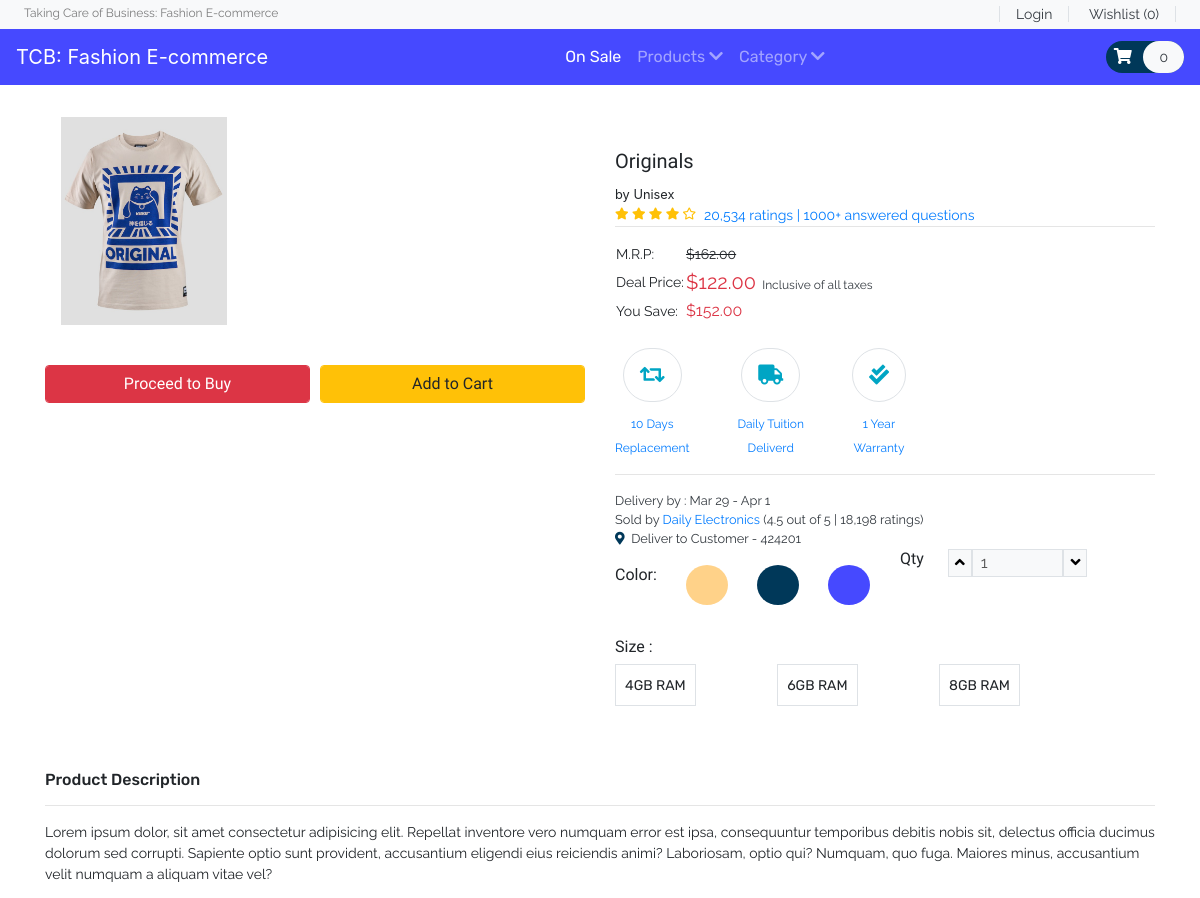
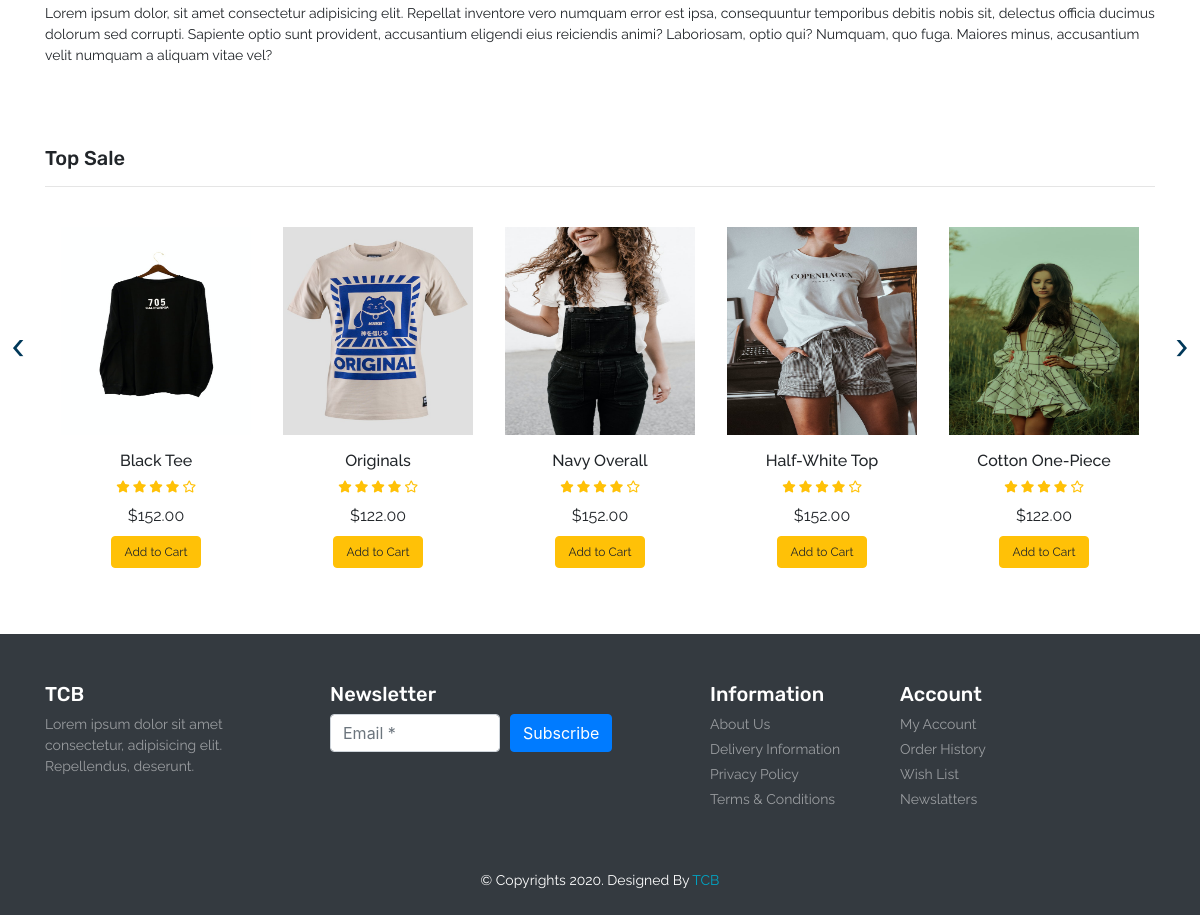
/product.php?item_id=3, run on the app's committed database (2 pictures, top to bottom).
### tables this page shows
CREATE TABLE `product` (
  `item_id` int(11) NOT NULL,
  `item_brand` varchar(200) NOT NULL,
  `item_name` varchar(255) NOT NULL,
  `item_price` double(10,2) NOT NULL,
  `item_image` varchar(255) NOT NULL,
  `item_register` datetime DEFAULT NULL
);

### database/DBController.php (called while the page is built, shortened)
<?php
class DBController
{
    protected $host = 'localhost';
    protected $user = 'root';
    protected $password = '';
    protected $database = "shopee";
    public function __construct()
    {
        $this->con = mysqli_connect($this->host, $this->user, $this->password, $this->database);
    }
}

### functions.php (called while the page is built, shortened)
<?php
require ('database/DBController.php');
require ('database/Product.php');
$db = new DBController();
$product = new Product($db);
$product_shuffle = $product->getData();
$Cart = new Cart($db );

### database/Product.php (called while the page is built, shortened)
<?php
class Product
{
    public $db = null;
    public function __construct(DBController $db)
    {
        $this->db = $db;
    }
    public function getData($table = 'product'){
        $result = $this->db->con->query("SELECT * FROM {$table}");
        $resultArray = array();
        while ($item = mysqli_fetch_array($result, MYSQLI_ASSOC)){
            $resultArray[] = $item;
        }
        return $resultArray;
    }
}

### product.php (called while the page is built)
<?php
include ('header.php');
?>
<?php
    include ('Template/_products.php');
    include ('Template/_top-sale.php');
?>
<?php
include ('footer.php');
?>

### Template/_top-sale.php (the view, shortened to what this page needs)
<?php
    shuffle($product_shuffle);
?>
<section id="top-sale">
    <div class="container py-5">
        <h4 class="font-rubik font-size-20">Top Sale</h4>
        <hr>
        <div class="owl-carousel owl-theme">
            <?php foreach ($product_shuffle as $item) { ?>
            <div class="item py-2">
                <div class="product font-rale">
                    <a href="<?php printf('%s?item_id=%s', 'product.php',  $item['item_id']); ?>"><img src="<?php echo $item['item_image'] ?? "./assets/products/1.png"; ?>" alt="product1" class="img-fluid"></a>
                    <div class="text-center">
                        <h6><?php echo  $item['item_name'] ?? "Unknown";  ?></h6>
                        <div class="rating text-warning font-size-12">
                            <span><i class="fas fa-star"></i></span>
                            <span><i class="fas fa-star"></i></span>
                            <span><i class="fas fa-star"></i></span>
                            <span><i class="fas fa-star"></i></span>
                            <span><i class="far fa-star"></i></span>
                        </div>
                        <div class="price py-2">
                            <span>$<?php echo $item['item_price'] ?? '0' ; ?></span>
                        </div>
                        <form method="post">
                            <?php
                            if (in_array($item['item_id'], $Cart->getCartId($product->getData('cart')) ?? [])){
                                echo '<button type="submit" disabled class="btn btn-success font-size-12">In the Cart</button>';
                            }else{
                                echo '<button type="submit" name="top_sale_submit" class="btn btn-warning font-size-12">Add to Cart</button>';
                            }
                            ?>
                        </form>
                    </div>
                </div>
            </div>
            <?php }  ?>
        </div>
    </div>
</section>

### Template/_products.php
<?php
    $item_id = $_GET['item_id'] ?? 1;
    foreach ($product->getData() as $item) :
        if ($item['item_id'] == $item_id) :
?>
<section id="product" class="py-3">
    <div class="container">
        <div class="row">
            <div class="col-sm-6">
                <img src="<?php echo $item['item_image'] ?? "./assets/products/1.png" ?>" alt="product" class="img-fluid">
                <div class="form-row pt-4 font-size-16 font-baloo">
                    <div class="col">
                        <button type="submit" class="btn btn-danger form-control">Proceed to Buy</button>
                    </div>
                    <div class="col">
                        <?php
                        if (in_array($item['item_id'], $Cart->getCartId($product->getData('cart')) ?? [])){
                            echo '<button type="submit" disabled class="btn btn-success font-size-16 form-control">In the Cart</button>';
                        }else{
                            echo '<button type="submit" name="top_sale_submit" class="btn btn-warning font-size-16 form-control">Add to Cart</button>';
                        }
                        ?>
                    </div>
                </div>
            </div>
            <div class="col-sm-6 py-5">
                <h5 class="font-baloo font-size-20"><?php echo $item['item_name'] ?? "Unknown"; ?></h5>
                <small>by <?php echo $item['item_brand'] ?? "Brand"; ?></small>
                <div class="d-flex">
                    <div class="rating text-warning font-size-12">
                        <span><i class="fas fa-star"></i></span>
                        <span><i class="fas fa-star"></i></span>
                        <span><i class="fas fa-star"></i></span>
                        <span><i class="fas fa-star"></i></span>
                        <span><i class="far fa-star"></i></span>
                    </div>
                    <a href="#" class="px-2 font-rale font-size-14">20,534 ratings | 1000+ answered questions</a>
                </div>
                <hr class="m-0">
                <table class="my-3">
                    <tr class="font-rale font-size-14">
                        <td>M.R.P:</td>
                        <td><strike>$162.00</strike></td>
                    </tr>
                    <tr class="font-rale font-size-14">
                        <td>Deal Price:</td>
                        <td class="font-size-20 text-danger">$<span><?php echo $item['item_price'] ?? 0; ?></span><small class="text-dark font-size-12">&nbsp;&nbsp;Inclusive of all taxes</small></td>
                    </tr>
                    <tr class="font-rale font-size-14">
                        <td>You Save:</td>
                        <td><span class="font-size-16 text-danger">$152.00</span></td>
                    </tr>
                </table>
                <div id="policy">
                    <div class="d-flex">
                        <div class="return text-center mr-5">
                            <div class="font-size-20 my-2 color-second">
                                <span class="fas fa-retweet border p-3 rounded-pill"></span>
                            </div>
                            <a href="#" class="font-rale font-size-12">10 Days <br> Replacement</a>
                        </div>
                        <div class="return text-center mr-5">
                            <div class="font-size-20 my-2 color-second">
                                <span class="fas fa-truck  border p-3 rounded-pill"></span>
                            </div>
                            <a href="#" class="font-rale font-size-12">Daily Tuition <br>Deliverd</a>
                        </div>
                        <div class="return text-center mr-5">
                            <div class="font-size-20 my-2 color-second">
                                <span class="fas fa-check-double border p-3 rounded-pill"></span>
                            </div>
                            <a href="#" class="font-rale font-size-12">1 Year <br>Warranty</a>
                        </div>
                    </div>
                </div>
                <hr>
                <div id="order-details" class="font-rale d-flex flex-column text-dark">
                    <small>Delivery by : Mar 29  - Apr 1</small>
                    <small>Sold by <a href="#">Daily Electronics </a>(4.5 out of 5 | 18,198 ratings)</small>
                    <small><i class="fas fa-map-marker-alt color-primary"></i>&nbsp;&nbsp;Deliver to Customer - 424201</small>
                </div>
                <div class="row">
                    <div class="col-6">
                        <div class="color my-3">
                            <div class="d-flex justify-content-between">
                                <h6 class="font-baloo">Color:</h6>
                                <div class="p-2 color-yellow-bg rounded-circle"><button class="btn font-size-14"></button></div>
                                <div class="p-2 color-primary-bg rounded-circle"><button class="btn font-size-14"></button></div>
                                <div class="p-2 color-second-bg rounded-circle"><button class="btn font-size-14"></button></div>
                            </div>
                        </div>
                    </div>
                    <div class="col-6">
                        <div class="qty d-flex">
                            <h6 class="font-baloo">Qty</h6>
                            <div class="px-4 d-flex font-rale">
                                <button class="qty-up border bg-light" data-id="pro1"><i class="fas fa-angle-up"></i></button>
                                <input type="text" data-id="pro1" class="qty_input border px-2 w-50 bg-light" disabled value="1" placeholder="1">
                                <button data-id="pro1" class="qty-down border bg-light"><i class="fas fa-angle-down"></i></button>
                            </div>
                        </div>
                    </div>
                </div>
                <div class="size my-3">
                    <h6 class="font-baloo">Size :</h6>
                    <div class="d-flex justify-content-between w-75">
                        <div class="font-rubik border p-2">
                            <button class="btn p-0 font-size-14">4GB RAM</button>
                        </div>
                        <div class="font-rubik border p-2">
                            <button class="btn p-0 font-size-14">6GB RAM</button>
                        </div>
                        <div class="font-rubik border p-2">
                            <button class="btn p-0 font-size-14">8GB RAM</button>
                        </div>
                    </div>
                </div>
            </div>
            <div class="col-12">
                <h6 class="font-rubik">Product Description</h6>
                <hr>
                <p class="font-rale font-size-14">Lorem ipsum dolor, sit amet consectetur adipisicing elit. Repellat inventore vero numquam error est ipsa, consequuntur temporibus debitis nobis sit, delectus officia ducimus dolorum sed corrupti. Sapiente optio sunt provident, accusantium eligendi eius reiciendis animi? Laboriosam, optio qui? Numquam, quo fuga. Maiores minus, accusantium velit numquam a aliquam vitae vel?</p>
                <p class="font-rale font-size-14">Lorem ipsum dolor, sit amet consectetur adipisicing elit. Repellat inventore vero numquam error est ipsa, consequuntur temporibus debitis nobis sit, delectus officia ducimus dolorum sed corrupti. Sapiente optio sunt provident, accusantium eligendi eius reiciendis animi? Laboriosam, optio qui? Numquam, quo fuga. Maiores minus, accusantium velit numquam a aliquam vitae vel?</p>
            </div>
        </div>
    </div>
</section>
<?php
        endif;
        endforeach;
?>

### style.css (style rules this page uses)
button, button:focus { outline: none !important; box-shadow: none !important; }
.font-baloo { font-family: "Baloo Thambi 2", cursive; }
.font-rale { font-family: "Raleway", cursive; }
.font-rubik { font-family: "Rubik", cursive; }
.font-size-12 { font-size: 12px; }
.font-size-14 { font-size: 14px; }
.font-size-16 { font-size: 16px; }
.font-size-20 { font-size: 20px; }
.color-primary { color: #003859; }
.color-primary-bg { background: #003859; }
.color-second { color: #00A5C4; }
.color-second-bg { background: #4649FF; }
.color-yellow-bg { background: #FFD289; }
#top-sale .owl-carousel .item .product a { overflow: hidden; }
#top-sale .owl-carousel .item .product img { transition: transform 0.5s ease; }
.img-fluid { height: 15em; padding: 1em; }

### data on the page
product: item_image (picture), item_name "Originals", item_brand "Unisex", item_price "122.00"
product: item_image (picture), item_name "Black Tee", item_price "152.00"
product: item_image (picture), item_name "Navy Overall", item_price "152.00"
product: item_image (picture), item_name "Half-White Top", item_price "152.00"
product: item_image (picture), item_name "Cotton One-Piece", item_price "122.00"

### other printed values
count($product->getData('cart')) "0"
